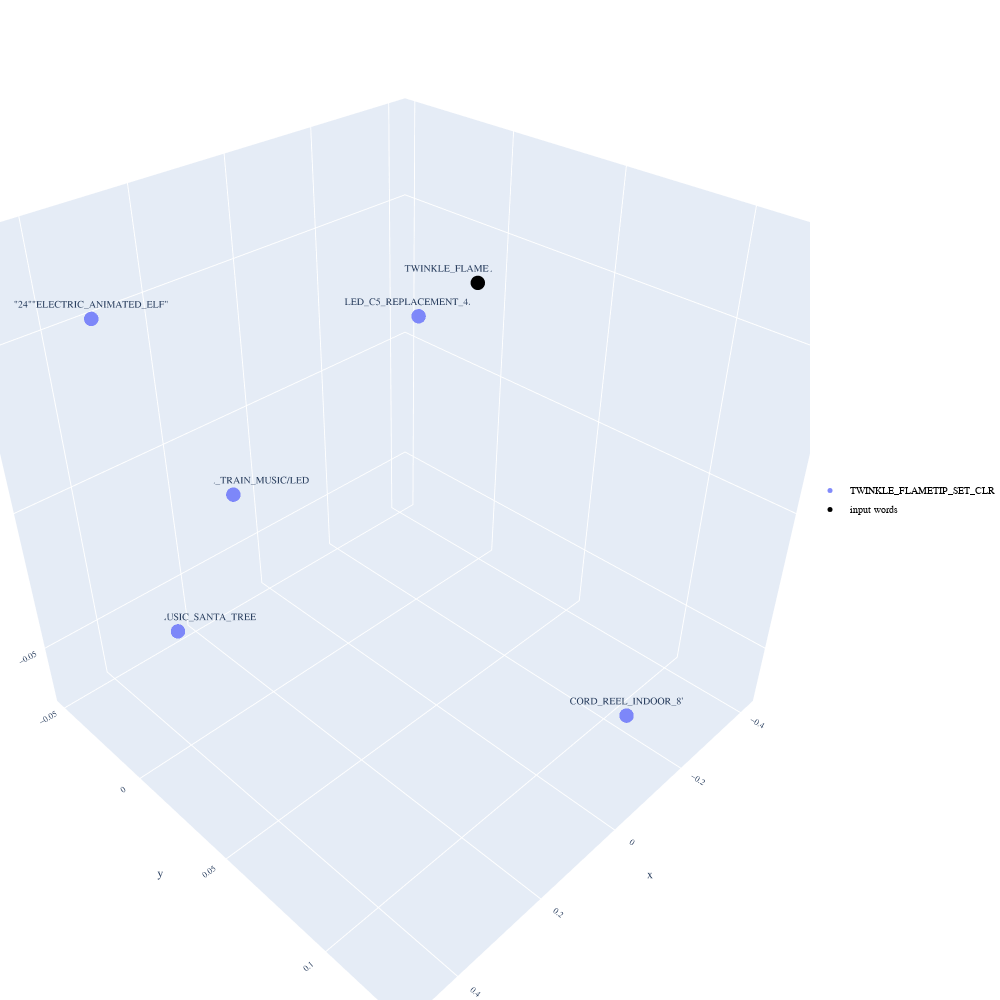

Here is the notebook cell this chart was saved with:
### Code cell
display_pca_scatterplot_3D(model1, user_input, similar_word, labels, color_map)

### Figure 1 — Plotly figure (JSON) as saved in the notebook; plotly's stock layout.template omitted (floating-point values rounded to 4 significant figures)
{"data": [{"marker": {"color": 2, "opacity": 0.8, "size": 5}, "mode": "markers+text", "name": "TWINKLE_FLAMETIP_SET_CLR", "text": ["DOL_LT_UP/MUSIC_SANTA_TREE", "LED_C5_REPLACEMENT_4PK_B", "DOL_SANTA_TRAIN_MUSIC/LED", "CORD_REEL_INDOOR_8'", "\"24\"\"ELECTRIC_ANIMATED_ELF\""], "textfont": {"size": 10}, "textposition": "top center", "type": "scatter3d", "x": [0.2436, -0.3613, 0.07798, -0.03054, 0.4866], "y": [-0.04975, -0.03118, -0.04823, 0.1294, 0.009383], "z": [-0.0675, 0.01781, -0.02527, -0.03424, 0.07671]}, {"marker": {"color": "black", "opacity": 1, "size": 5}, "mode": "markers+text", "name": "input words", "text": ["TWINKLE_FLAMETIP_SET_CLR"], "textfont": {"size": 10}, "textposition": "top center", "type": "scatter3d", "x": [-0.4163], "y": [-0.009602], "z": [0.03249]}], "layout": {"autosize": false, "font": {"family": " Courier New ", "size": 10}, "height": 1000, "legend": {"font": {"color": "black", "family": "Courier New", "size": 10}, "x": 1, "y": 0.5}, "margin": {"b": 0, "l": 0, "r": 0, "t": 0}, "showlegend": true, "width": 1000}}
